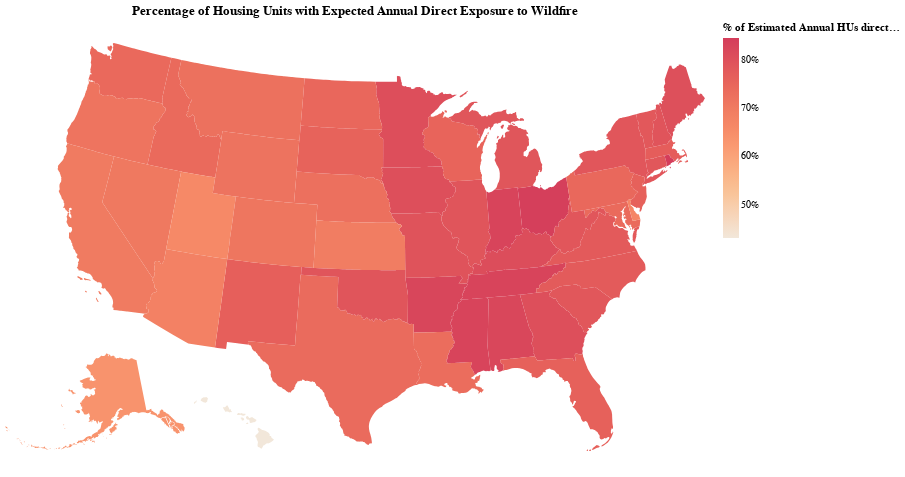

The notebook cell this image was saved under:
### Markdown cell above
## linear gradient

### Code cell
statesMap = alt.Chart(statesData).mark_geoshape().encode(
    color=alt.Color('Fraction EAHUexposed-Direct:Q',
      legend=alt.Legend(title='% of Estimated Annual HUs directly exposed',format='0%'),
      scale=alt.Scale(scheme='lightorange')),
    tooltip=[alt.Tooltip('NAME',title='State'),
      alt.Tooltip('Fraction EAHUexposed-Direct',title='% of Estimated Annual HUs directly exposed',format='.0%')]
).project(
    type='albersUsa'
).properties(
    title='Percentage of Housing Units with Expected Annual Direct Exposure to Wildfire',
    width=700,
    height=450
).configure_view(
    strokeWidth=0
)

statesMap

### Figure 1 — Vega-Lite specification as saved in the notebook (floating-point values rounded to 4 significant figures; data arrays with more than 128 entries replaced by an {"elided": "..."} marker saying what was removed)
{"config": {"view": {"continuousWidth": 400, "continuousHeight": 300, "strokeWidth": 0}}, "data": {"name": "data-ad5f53700868d9c217ef1c9e345f4118"}, "mark": "geoshape", "encoding": {"color": {"field": "Fraction EAHUexposed-Direct", "legend": {"format": "0%", "title": "% of Estimated Annual HUs directly exposed"}, "scale": {"scheme": "lightorange"}, "type": "quantitative"}, "tooltip": [{"field": "NAME", "title": "State", "type": "nominal"}, {"field": "Fraction EAHUexposed-Direct", "format": ".0%", "title": "% of Estimated Annual HUs directly exposed", "type": "quantitative"}]}, "height": 450, "projection": {"type": "albersUsa"}, "title": "Percentage of Housing Units with Expected Annual Direct Exposure to Wildfire", "width": 700, "$schema": "https://vega.github.io/schema/vega-lite/v4.17.0.json", "datasets": {"data-ad5f53700868d9c217ef1c9e345f4118": [{"AFFGEOID": "0400000US24", "ALAND": 25151100280, "AWATER": 6979966958, "Expected Annual HU Exposed": 167.0, "Fraction EAHUexposed-Direct": 0.7398, "GEOID": "24", "LSAD": "00", "NAME": "Maryland", "STATEFP": "24", "STATENS": "01714934", "STUSPS": "MD", "Total number of exposed HUs": 1993000.0, "quantiles": "20 - 40 percentile", "type": "Feature", "geometry": {"type": "MultiPolygon", "coordinates": {"elided": "2 rows, 534 float values in total"}}}, {"AFFGEOID": "0400000US19", "ALAND": 144661267977, "AWATER": 1084180812, "Expected Annual HU Exposed": 29.0, "Fraction EAHUexposed-Direct": 0.803, "GEOID": "19", "LSAD": "00", "NAME": "Iowa", "STATEFP": "19", "STATENS": "01779785", "STUSPS": "IA", "Total number of exposed HUs": 760600.0, "quantiles": "0 - 20 percentile", "type": "Feature", "geometry": {"type": "Polygon", "coordinates": {"elided": "1x253x2 float values"}}}, {"AFFGEOID": "0400000US10", "ALAND": 5045925646, "AWATER": 1399985648, "Expected Annual HU Exposed": 54.0, "Fraction EAHUexposed-Direct": 0.668, "GEOID": "10", "LSAD": "00", "NAME": "Delaware", "STATEFP": "10", "STATENS": "01779781", "STUSPS": "DE", "Total number of exposed HUs": 330700.0, "quantiles": "20 - 40 percentile", "type": "Feature", "geometry": {"type": "Polygon", "coordinates": [[[-75.77, 39.72], [-75.75, 39.76], [-75.72, 39.79], [-75.66, 39.82], [-75.59, 39.83], [-75.59, 39.83], [-75.58, 39.84], [-75.57, 39.84], [-75.48, 39.83], [-75.42, 39.8], [-75.46, 39.77], [-75.48, 39.72], [-75.51, 39.69], [-75.54, 39.65], [-75.56, 39.63], [-75.54, 39.6], [-75.51, 39.58], [-75.53, 39.54], [-75.53, 39.5], [-75.59, 39.48], [-75.57, 39.44], [-75.52, 39.39], [-75.51, 39.37], [-75.47, 39.33], [-75.41, 39.26], [-75.39, 39.19], [-75.41, 39.13], [-75.4, 39.06], [-75.34, 39.02], [-75.31, 38.95], [-75.3, 38.94], [-75.3, 38.91], [-75.23, 38.84], [-75.16, 38.79], [-75.11, 38.78], [-75.09, 38.8], [-75.07, 38.7], [-75.05, 38.54], [-75.05, 38.45], [-75.19, 38.45], [-75.34, 38.45], [-75.48, 38.45], [-75.69, 38.46], [-75.7, 38.54], [-75.7, 38.56], [-75.71, 38.64], [-75.71, 38.64], [-75.72, 38.83], [-75.75, 39.14], [-75.76, 39.25], [-75.76, 39.3], [-75.77, 39.38], [-75.77, 39.38], [-75.79, 39.72], [-75.77, 39.72]]]}}, {"AFFGEOID": "0400000US39", "ALAND": 105828882568, "AWATER": 10268850702, "Expected Annual HU Exposed": 50.0, "Fraction EAHUexposed-Direct": 0.8406, "GEOID": "39", "LSAD": "00", "NAME": "Ohio", "STATEFP": "39", "STATENS": "01085497", "STUSPS": "OH", "Total number of exposed HUs": 2747000.0, "quantiles": "20 - 40 percentile", "type": "Feature", "geometry": {"type": "MultiPolygon", "coordinates": {"elided": "2 rows, 470 float values in total"}}}, {"AFFGEOID": "0400000US42", "ALAND": 115884442321, "AWATER": 3394589990, "Expected Annual HU Exposed": 99.0, "Fraction EAHUexposed-Direct": 0.7443, "GEOID": "42", "LSAD": "00", "NAME": "Pennsylvania", "STATEFP": "42", "STATENS": "01779798", "STUSPS": "PA", "Total number of exposed HUs": 3836000.0, "quantiles": "20 - 40 percentile", "type": "Feature", "geometry": {"type": "Polygon", "coordinates": {"elided": "1x177x2 float values"}}}, {"AFFGEOID": "0400000US31", "ALAND": 198956658395, "AWATER": 1371829134, "Expected Annual HU Exposed": 34.0, "Fraction EAHUexposed-Direct": 0.7248, "GEOID": "31", "LSAD": "00", "NAME": "Nebraska", "STATEFP": "31", "STATENS": "01779792", "STUSPS": "NE", "Total number of exposed HUs": 311100.0, "quantiles": "0 - 20 percentile", "type": "Feature", "geometry": {"type": "Polygon", "coordinates": {"elided": "1x205x2 float values"}}}, {"AFFGEOID": "0400000US53", "ALAND": 172112588220, "AWATER": 12559278850, "Expected Annual HU Exposed": 745.0, "Fraction EAHUexposed-Direct": 0.7403, "GEOID": "53", "LSAD": "00", "NAME": "Washington", "STATEFP": "53", "STATENS": "01779804", "STUSPS": "WA", "Total number of exposed HUs": 1779000.0, "quantiles": "60 - 80 percentile", "type": "Feature", "geometry": {"type": "MultiPolygon", "coordinates": {"elided": "2 rows, 474 float values in total"}}}, {"AFFGEOID": "0400000US01", "ALAND": 131174048583, "AWATER": 4593327154, "Expected Annual HU Exposed": 462.0, "Fraction EAHUexposed-Direct": 0.8225, "GEOID": "01", "LSAD": "00", "NAME": "Alabama", "STATEFP": "01", "STATENS": "01779775", "STUSPS": "AL", "Total number of exposed HUs": 1766000.0, "quantiles": "40 - 60 percentile", "type": "Feature", "geometry": {"type": "Polygon", "coordinates": {"elided": "1x180x2 float values"}}}, {"AFFGEOID": "0400000US05", "ALAND": 134768872727, "AWATER": 2962859592, "Expected Annual HU Exposed": 849.0, "Fraction EAHUexposed-Direct": 0.8242, "GEOID": "05", "LSAD": "00", "NAME": "Arkansas", "STATEFP": "05", "STATENS": "00068085", "STUSPS": "AR", "Total number of exposed HUs": 1020000.0, "quantiles": "80 - 100 percentile", "type": "Feature", "geometry": {"type": "Polygon", "coordinates": {"elided": "1x219x2 float values"}}}, {"AFFGEOID": "0400000US35", "ALAND": 314196306401, "AWATER": 728776523, "Expected Annual HU Exposed": 538.0, "Fraction EAHUexposed-Direct": 0.7635, "GEOID": "35", "LSAD": "00", "NAME": "New Mexico", "STATEFP": "35", "STATENS": "00897535", "STUSPS": "NM", "Total number of exposed HUs": 680300.0, "quantiles": "60 - 80 percentile", "type": "Feature", "geometry": {"type": "Polygon", "coordinates": {"elided": "1x106x2 float values"}}}, {"AFFGEOID": "0400000US48", "ALAND": 676653171537, "AWATER": 19006305260, "Expected Annual HU Exposed": 2623.0, "Fraction EAHUexposed-Direct": 0.7371, "GEOID": "48", "LSAD": "00", "NAME": "Texas", "STATEFP": "48", "STATENS": "01779801", "STUSPS": "TX", "Total number of exposed HUs": 6821000.0, "quantiles": "80 - 100 percentile", "type": "Feature", "geometry": {"type": "Polygon", "coordinates": {"elided": "1x553x2 float values"}}}, {"AFFGEOID": "0400000US06", "ALAND": 403503931312, "AWATER": 20463871877, "Expected Annual HU Exposed": 13650.0, "Fraction EAHUexposed-Direct": 0.6992, "GEOID": "06", "LSAD": "00", "NAME": "California", "STATEFP": "06", "STATENS": "01779778", "STUSPS": "CA", "Total number of exposed HUs": 7056000.0, "quantiles": "80 - 100 percentile", "type": "Feature", "geometry": {"type": "MultiPolygon", "coordinates": {"elided": "6 rows, 934 float values in total"}}}, {"AFFGEOID": "0400000US21", "ALAND": 102279490672, "AWATER": 2375337755, "Expected Annual HU Exposed": 1315.0, "Fraction EAHUexposed-Direct": 0.8083, "GEOID": "21", "LSAD": "00", "NAME": "Kentucky", "STATEFP": "21", "STATENS": "01779786", "STUSPS": "KY", "Total number of exposed HUs": 1579000.0, "quantiles": "80 - 100 percentile", "type": "Feature", "geometry": {"type": "Polygon", "coordinates": {"elided": "1x333x2 float values"}}}, {"AFFGEOID": "0400000US13", "ALAND": 149482048342, "AWATER": 4422936154, "Expected Annual HU Exposed": 472.0, "Fraction EAHUexposed-Direct": 0.8033, "GEOID": "13", "LSAD": "00", "NAME": "Georgia", "STATEFP": "13", "STATENS": "01705317", "STUSPS": "GA", "Total number of exposed HUs": 3463000.0, "quantiles": "40 - 60 percentile", "type": "Feature", "geometry": {"type": "Polygon", "coordinates": {"elided": "1x267x2 float values"}}}, {"AFFGEOID": "0400000US55", "ALAND": 140290039723, "AWATER": 29344951758, "Expected Annual HU Exposed": 47.0, "Fraction EAHUexposed-Direct": 0.7521, "GEOID": "55", "LSAD": "00", "NAME": "Wisconsin", "STATEFP": "55", "STATENS": "01779806", "STUSPS": "WI", "Total number of exposed HUs": 1383000.0, "quantiles": "20 - 40 percentile", "type": "Feature", "geometry": {"type": "MultiPolygon", "coordinates": {"elided": "3 rows, 662 float values in total"}}}, {"AFFGEOID": "0400000US41", "ALAND": 248606993270, "AWATER": 6192386935, "Expected Annual HU Exposed": 521.0, "Fraction EAHUexposed-Direct": 0.7157, "GEOID": "41", "LSAD": "00", "NAME": "Oregon", "STATEFP": "41", "STATENS": "01155107", "STUSPS": "OR", "Total number of exposed HUs": 1073000.0, "quantiles": "40 - 60 percentile", "type": "Feature", "geometry": {"type": "Polygon", "coordinates": {"elided": "1x254x2 float values"}}}, {"AFFGEOID": "0400000US29", "ALAND": 178050802184, "AWATER": 2489425460, "Expected Annual HU Exposed": 555.0, "Fraction EAHUexposed-Direct": 0.7946, "GEOID": "29", "LSAD": "00", "NAME": "Missouri", "STATEFP": "29", "STATENS": "01779791", "STUSPS": "MO", "Total number of exposed HUs": 1647000.0, "quantiles": "60 - 80 percentile", "type": "Feature", "geometry": {"type": "Polygon", "coordinates": {"elided": "1x317x2 float values"}}}, {"AFFGEOID": "0400000US51", "ALAND": 102257717110, "AWATER": 8528531774, "Expected Annual HU Exposed": 597.0, "Fraction EAHUexposed-Direct": 0.777, "GEOID": "51", "LSAD": "00", "NAME": "Virginia", "STATEFP": "51", "STATENS": "01779803", "STUSPS": "VA", "Total number of exposed HUs": 2835000.0, "quantiles": "60 - 80 percentile", "type": "Feature", "geometry": {"type": "MultiPolygon", "coordinates": {"elided": "2 rows, 654 float values in total"}}}, {"AFFGEOID": "0400000US47", "ALAND": 106802728188, "AWATER": 2350123465, "Expected Annual HU Exposed": 601.0, "Fraction EAHUexposed-Direct": 0.8281, "GEOID": "47", "LSAD": "00", "NAME": "Tennessee", "STATEFP": "47", "STATENS": "01325873", "STUSPS": "TN", "Total number of exposed HUs": 2272000.0, "quantiles": "60 - 80 percentile", "type": "Feature", "geometry": {"type": "Polygon", "coordinates": {"elided": "1x249x2 float values"}}}, {"AFFGEOID": "0400000US22", "ALAND": 111897594374, "AWATER": 23753621895, "Expected Annual HU Exposed": 283.0, "Fraction EAHUexposed-Direct": 0.7329, "GEOID": "22", "LSAD": "00", "NAME": "Louisiana", "STATEFP": "22", "STATENS": "01629543", "STUSPS": "LA", "Total number of exposed HUs": 1349000.0, "quantiles": "40 - 60 percentile", "type": "Feature", "geometry": {"type": "Polygon", "coordinates": {"elided": "1x300x2 float values"}}}, {"AFFGEOID": "0400000US36", "ALAND": 122049149763, "AWATER": 19246994695, "Expected Annual HU Exposed": 104.0, "Fraction EAHUexposed-Direct": 0.7853, "GEOID": "36", "LSAD": "00", "NAME": "New York", "STATEFP": "36", "STATENS": "01779796", "STUSPS": "NY", "Total number of exposed HUs": 3062000.0, "quantiles": "20 - 40 percentile", "type": "Feature", "geometry": {"type": "MultiPolygon", "coordinates": {"elided": "2 rows, 668 float values in total"}}}, {"AFFGEOID": "0400000US26", "ALAND": 146600952990, "AWATER": 103885855702, "Expected Annual HU Exposed": 49.0, "Fraction EAHUexposed-Direct": 0.7874, "GEOID": "26", "LSAD": "00", "NAME": "Michigan", "STATEFP": "26", "STATENS": "01779789", "STUSPS": "MI", "Total number of exposed HUs": 2060000.0, "quantiles": "20 - 40 percentile", "type": "Feature", "geometry": {"type": "MultiPolygon", "coordinates": {"elided": "6 rows, 954 float values in total"}}}, {"AFFGEOID": "0400000US16", "ALAND": 214049787659, "AWATER": 2391722557, "Expected Annual HU Exposed": 930.0, "Fraction EAHUexposed-Direct": 0.7399, "GEOID": "16", "LSAD": "00", "NAME": "Idaho", "STATEFP": "16", "STATENS": "01779783", "STUSPS": "ID", "Total number of exposed HUs": 451800.0, "quantiles": "80 - 100 percentile", "type": "Feature", "geometry": {"type": "Polygon", "coordinates": {"elided": "1x267x2 float values"}}}, {"AFFGEOID": "0400000US12", "ALAND": 138949136250, "AWATER": 31361101223, "Expected Annual HU Exposed": 5581.0, "Fraction EAHUexposed-Direct": 0.7598, "GEOID": "12", "LSAD": "00", "NAME": "Florida", "STATEFP": "12", "STATENS": "00294478", "STUSPS": "FL", "Total number of exposed HUs": 5076000.0, "quantiles": "80 - 100 percentile", "type": "Feature", "geometry": {"type": "MultiPolygon", "coordinates": {"elided": "4 rows, 770 float values in total"}}}, {"AFFGEOID": "0400000US02", "ALAND": 1478839695958, "AWATER": 245481577452, "Expected Annual HU Exposed": 220.0, "Fraction EAHUexposed-Direct": 0.6366, "GEOID": "02", "LSAD": "00", "NAME": "Alaska", "STATEFP": "02", "STATENS": "01785533", "STUSPS": "AK", "Total number of exposed HUs": 247100.0, "quantiles": "40 - 60 percentile", "type": "Feature", "geometry": {"type": "MultiPolygon", "coordinates": {"elided": "47 rows, 4538 float values in total"}}}, {"AFFGEOID": "0400000US17", "ALAND": 143780567633, "AWATER": 6214824948, "Expected Annual HU Exposed": 32.0, "Fraction EAHUexposed-Direct": 0.7896, "GEOID": "17", "LSAD": "00", "NAME": "Illinois", "STATEFP": "17", "STATENS": "01779784", "STUSPS": "IL", "Total number of exposed HUs": 1477000.0, "quantiles": "0 - 20 percentile", "type": "Feature", "geometry": {"type": "Polygon", "coordinates": {"elided": "1x322x2 float values"}}}, {"AFFGEOID": "0400000US30", "ALAND": 376962738765, "AWATER": 3869208832, "Expected Annual HU Exposed": 457.0, "Fraction EAHUexposed-Direct": 0.7233, "GEOID": "30", "LSAD": "00", "NAME": "Montana", "STATEFP": "30", "STATENS": "00767982", "STUSPS": "MT", "Total number of exposed HUs": 373800.0, "quantiles": "40 - 60 percentile", "type": "Feature", "geometry": {"type": "Polygon", "coordinates": {"elided": "1x245x2 float values"}}}, {"AFFGEOID": "0400000US27", "ALAND": 206228939448, "AWATER": 18945217189, "Expected Annual HU Exposed": 222.0, "Fraction EAHUexposed-Direct": 0.8053, "GEOID": "27", "LSAD": "00", "NAME": "Minnesota", "STATEFP": "27", "STATENS": "00662849", "STUSPS": "MN", "Total number of exposed HUs": 1369000.0, "quantiles": "40 - 60 percentile", "type": "Feature", "geometry": {"type": "Polygon", "coordinates": {"elided": "1x311x2 float values"}}}, {"AFFGEOID": "0400000US18", "ALAND": 92789302676, "AWATER": 1538002829, "Expected Annual HU Exposed": 40.0, "Fraction EAHUexposed-Direct": 0.8277, "GEOID": "18", "LSAD": "00", "NAME": "Indiana", "STATEFP": "18", "STATENS": "00448508", "STUSPS": "IN", "Total number of exposed HUs": 1540000.0, "quantiles": "0 - 20 percentile", "type": "Feature", "geometry": {"type": "Polygon", "coordinates": {"elided": "1x219x2 float values"}}}, {"AFFGEOID": "0400000US25", "ALAND": 20205125364, "AWATER": 7129925486, "Expected Annual HU Exposed": 46.0, "Fraction EAHUexposed-Direct": 0.7684, "GEOID": "25", "LSAD": "00", "NAME": "Massachusetts", "STATEFP": "25", "STATENS": "00606926", "STUSPS": "MA", "Total number of exposed HUs": 1501000.0, "quantiles": "0 - 20 percentile", "type": "Feature", "geometry": {"type": "MultiPolygon", "coordinates": {"elided": "3 rows, 434 float values in total"}}}, {"AFFGEOID": "0400000US20", "ALAND": 211755344060, "AWATER": 1344141205, "Expected Annual HU Exposed": 106.0, "Fraction EAHUexposed-Direct": 0.693, "GEOID": "20", "LSAD": "00", "NAME": "Kansas", "STATEFP": "20", "STATENS": "00481813", "STUSPS": "KS", "Total number of exposed HUs": 653200.0, "quantiles": "20 - 40 percentile", "type": "Feature", "geometry": {"type": "Polygon", "coordinates": {"elided": "1x170x2 float values"}}}, {"AFFGEOID": "0400000US32", "ALAND": 284329506470, "AWATER": 2047206072, "Expected Annual HU Exposed": 875.0, "Fraction EAHUexposed-Direct": 0.7038, "GEOID": "32", "LSAD": "00", "NAME": "Nevada", "STATEFP": "32", "STATENS": "01779793", "STUSPS": "NV", "Total number of exposed HUs": 474600.0, "quantiles": "80 - 100 percentile", "type": "Feature", "geometry": {"type": "Polygon", "coordinates": {"elided": "1x142x2 float values"}}}, {"AFFGEOID": "0400000US50", "ALAND": 23874175944, "AWATER": 1030416650, "Expected Annual HU Exposed": 4.0, "Fraction EAHUexposed-Direct": 0.7816, "GEOID": "50", "LSAD": "00", "NAME": "Vermont", "STATEFP": "50", "STATENS": "01779802", "STUSPS": "VT", "Total number of exposed HUs": 240500.0, "quantiles": "0 - 20 percentile", "type": "Feature", "geometry": {"type": "Polygon", "coordinates": {"elided": "1x130x2 float values"}}}, {"AFFGEOID": "0400000US09", "ALAND": 12542497068, "AWATER": 1815617571, "Expected Annual HU Exposed": 28.0, "Fraction EAHUexposed-Direct": 0.7832, "GEOID": "09", "LSAD": "00", "NAME": "Connecticut", "STATEFP": "09", "STATENS": "01779780", "STUSPS": "CT", "Total number of exposed HUs": 966400.0, "quantiles": "0 - 20 percentile", "type": "Feature", "geometry": {"type": "Polygon", "coordinates": {"elided": "1x98x2 float values"}}}, {"AFFGEOID": "0400000US34", "ALAND": 19047825980, "AWATER": 3544860246, "Expected Annual HU Exposed": 534.0, "Fraction EAHUexposed-Direct": 0.7608, "GEOID": "34", "LSAD": "00", "NAME": "New Jersey", "STATEFP": "34", "STATENS": "01779795", "STUSPS": "NJ", "Total number of exposed HUs": 2101000.0, "quantiles": "40 - 60 percentile", "type": "Feature", "geometry": {"type": "Polygon", "coordinates": {"elided": "1x164x2 float values"}}}, {"AFFGEOID": "0400000US37", "ALAND": 125923656064, "AWATER": 13466071395, "Expected Annual HU Exposed": 561.0, "Fraction EAHUexposed-Direct": 0.7743, "GEOID": "37", "LSAD": "00", "NAME": "North Carolina", "STATEFP": "37", "STATENS": "01027616", "STUSPS": "NC", "Total number of exposed HUs": 3613000.0, "quantiles": "60 - 80 percentile", "type": "Feature", "geometry": {"type": "Polygon", "coordinates": {"elided": "1x228x2 float values"}}}, {"AFFGEOID": "0400000US49", "ALAND": 212886221680, "AWATER": 6998824394, "Expected Annual HU Exposed": 1270.0, "Fraction EAHUexposed-Direct": 0.6597, "GEOID": "49", "LSAD": "00", "NAME": "Utah", "STATEFP": "49", "STATENS": "01455989", "STUSPS": "UT", "Total number of exposed HUs": 743700.0, "quantiles": "80 - 100 percentile", "type": "Feature", "geometry": {"type": "Polygon", "coordinates": {"elided": "1x92x2 float values"}}}, {"AFFGEOID": "0400000US38", "ALAND": 178707534813, "AWATER": 4403267548, "Expected Annual HU Exposed": 48.0, "Fraction EAHUexposed-Direct": 0.7448, "GEOID": "38", "LSAD": "00", "NAME": "North Dakota", "STATEFP": "38", "STATENS": "01779797", "STUSPS": "ND", "Total number of exposed HUs": 174700.0, "quantiles": "20 - 40 percentile", "type": "Feature", "geometry": {"type": "Polygon", "coordinates": {"elided": "1x128x2 float values"}}}, {"AFFGEOID": "0400000US45", "ALAND": 77864918488, "AWATER": 5075218778, "Expected Annual HU Exposed": 291.0, "Fraction EAHUexposed-Direct": 0.7846, "GEOID": "45", "LSAD": "00", "NAME": "South Carolina", "STATEFP": "45", "STATENS": "01779799", "STUSPS": "SC", "Total number of exposed HUs": 1832000.0, "quantiles": "40 - 60 percentile", "type": "Feature", "geometry": {"type": "Polygon", "coordinates": {"elided": "1x192x2 float values"}}}, {"AFFGEOID": "0400000US28", "ALAND": 121533519481, "AWATER": 3926919758, "Expected Annual HU Exposed": 581.0, "Fraction EAHUexposed-Direct": 0.8278, "GEOID": "28", "LSAD": "00", "NAME": "Mississippi", "STATEFP": "28", "STATENS": "01779790", "STUSPS": "MS", "Total number of exposed HUs": 1070000.0, "quantiles": "60 - 80 percentile", "type": "Feature", "geometry": {"type": "Polygon", "coordinates": {"elided": "1x227x2 float values"}}}, {"AFFGEOID": "0400000US08", "ALAND": 268422891711, "AWATER": 1181621593, "Expected Annual HU Exposed": 780.0, "Fraction EAHUexposed-Direct": 0.7119, "GEOID": "08", "LSAD": "00", "NAME": "Colorado", "STATEFP": "08", "STATENS": "01779779", "STUSPS": "CO", "Total number of exposed HUs": 1331000.0, "quantiles": "60 - 80 percentile", "type": "Feature", "geometry": {"type": "Polygon", "coordinates": {"elided": "1x96x2 float values"}}}, {"AFFGEOID": "0400000US46", "ALAND": 196346981786, "AWATER": 3382720225, "Expected Annual HU Exposed": 246.0, "Fraction EAHUexposed-Direct": 0.7562, "GEOID": "46", "LSAD": "00", "NAME": "South Dakota", "STATEFP": "46", "STATENS": "01785534", "STUSPS": "SD", "Total number of exposed HUs": 233600.0, "quantiles": "40 - 60 percentile", "type": "Feature", "geometry": {"type": "Polygon", "coordinates": {"elided": "1x186x2 float values"}}}, {"AFFGEOID": "0400000US40", "ALAND": 177662925723, "AWATER": 3374587997, "Expected Annual HU Exposed": 2129.0, "Fraction EAHUexposed-Direct": 0.789, "GEOID": "40", "LSAD": "00", "NAME": "Oklahoma", "STATEFP": "40", "STATENS": "01102857", "STUSPS": "OK", "Total number of exposed HUs": 1133000.0, "quantiles": "80 - 100 percentile", "type": "Feature", "geometry": {"type": "Polygon", "coordinates": {"elided": "1x236x2 float values"}}}, {"AFFGEOID": "0400000US56", "ALAND": 251458544898, "AWATER": 1867670745, "Expected Annual HU Exposed": 126.0, "Fraction EAHUexposed-Direct": 0.7184, "GEOID": "56", "LSAD": "00", "NAME": "Wyoming", "STATEFP": "56", "STATENS": "01779807", "STUSPS": "WY", "Total number of exposed HUs": 212300.0, "quantiles": "20 - 40 percentile", "type": "Feature", "geometry": {"type": "Polygon", "coordinates": {"elided": "1x96x2 float values"}}}, {"AFFGEOID": "0400000US54", "ALAND": 62266474513, "AWATER": 489028543, "Expected Annual HU Exposed": 579.0, "Fraction EAHUexposed-Direct": 0.7865, "GEOID": "54", "LSAD": "00", "NAME": "West Virginia", "STATEFP": "54", "STATENS": "01779805", "STUSPS": "WV", "Total number of exposed HUs": 704800.0, "quantiles": "60 - 80 percentile", "type": "Feature", "geometry": {"type": "Polygon", "coordinates": {"elided": "1x241x2 float values"}}}, {"AFFGEOID": "0400000US23", "ALAND": 79887426037, "AWATER": 11746549764, "Expected Annual HU Exposed": 5.0, "Fraction EAHUexposed-Direct": 0.801, "GEOID": "23", "LSAD": "00", "NAME": "Maine", "STATEFP": "23", "STATENS": "01779787", "STUSPS": "ME", "Total number of exposed HUs": 491800.0, "quantiles": "0 - 20 percentile", "type": "Feature", "geometry": {"type": "MultiPolygon", "coordinates": {"elided": "2 rows, 518 float values in total"}}}, {"AFFGEOID": "0400000US15", "ALAND": 16633990195, "AWATER": 11777809026, "Expected Annual HU Exposed": 575.0, "Fraction EAHUexposed-Direct": 0.4316, "GEOID": "15", "LSAD": "00", "NAME": "Hawaii", "STATEFP": "15", "STATENS": "01779782", "STUSPS": "HI", "Total number of exposed HUs": 425600.0, "quantiles": "60 - 80 percentile", "type": "Feature", "geometry": {"type": "MultiPolygon", "coordinates": {"elided": "8 rows, 470 float values in total"}}}, {"AFFGEOID": "0400000US33", "ALAND": 23189413166, "AWATER": 1026675248, "Expected Annual HU Exposed": 17.0, "Fraction EAHUexposed-Direct": 0.791, "GEOID": "33", "LSAD": "00", "NAME": "New Hampshire", "STATEFP": "33", "STATENS": "01779794", "STUSPS": "NH", "Total number of exposed HUs": 479600.0, "quantiles": "0 - 20 percentile", "type": "Feature", "geometry": {"type": "Polygon", "coordinates": {"elided": "1x132x2 float values"}}}, {"AFFGEOID": "0400000US04", "ALAND": 294198551143, "AWATER": 1027337603, "Expected Annual HU Exposed": 1817.0, "Fraction EAHUexposed-Direct": 0.682, "GEOID": "04", "LSAD": "00", "NAME": "Arizona", "STATEFP": "04", "STATENS": "01779777", "STUSPS": "AZ", "Total number of exposed HUs": 1540000.0, "quantiles": "80 - 100 percentile", "type": "Feature", "geometry": {"type": "Polygon", "coordinates": {"elided": "1x155x2 float values"}}}, {"AFFGEOID": "0400000US44", "ALAND": 2677779902, "AWATER": 1323670487, "Expected Annual HU Exposed": 2.0, "Fraction EAHUexposed-Direct": 0.8444, "GEOID": "44", "LSAD": "00", "NAME": "Rhode Island", "STATEFP": "44", "STATENS": "01219835", "STUSPS": "RI", "Total number of exposed HUs": 170900.0, "quantiles": "0 - 20 percentile", "type": "Feature", "geometry": {"type": "MultiPolygon", "coordinates": [[[[-71.63, 41.17], [-71.59, 41.24], [-71.55, 41.24], [-71.53, 41.18], [-71.52, 41.15], [-71.59, 41.15], [-71.63, 41.17]]], [[[-71.86, 41.32], [-71.84, 41.35], [-71.84, 41.41], [-71.8, 41.42], [-71.79, 41.55], [-71.79, 41.6], [-71.79, 41.6], [-71.79, 41.64], [-71.79, 41.72], [-71.79, 41.73], [-71.79, 41.81], [-71.8, 42.01], [-71.61, 42.01], [-71.59, 42.01], [-71.56, 42.01], [-71.5, 42.02], [-71.46, 42.02], [-71.38, 42.02], [-71.38, 41.99], [-71.38, 41.95], [-71.38, 41.89], [-71.34, 41.89], [-71.34, 41.83], [-71.33, 41.78], [-71.32, 41.78], [-71.26, 41.75], [-71.21, 41.69], [-71.2, 41.68], [-71.2, 41.68], [-71.13, 41.66], [-71.14, 41.6], [-71.12, 41.5], [-71.14, 41.49], [-71.19, 41.46], [-71.21, 41.47], [-71.24, 41.48], [-71.25, 41.48], [-71.29, 41.49], [-71.31, 41.45], [-71.35, 41.45], [-71.39, 41.46], [-71.42, 41.46], [-71.43, 41.45], [-71.46, 41.41], [-71.48, 41.37], [-71.56, 41.37], [-71.62, 41.36], [-71.7, 41.34], [-71.73, 41.33], [-71.79, 41.33], [-71.86, 41.31], [-71.86, 41.32]]]]}}]}}
